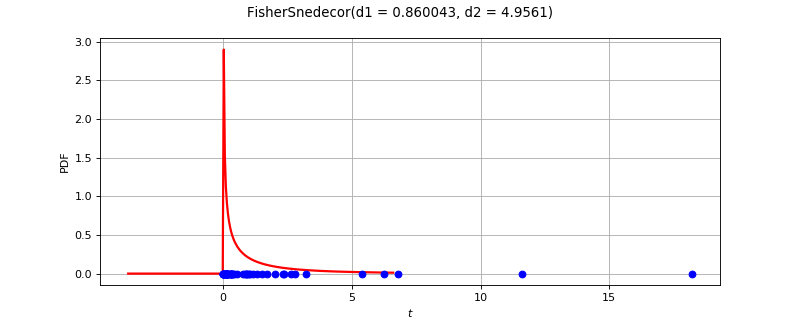

Reproduce this figure in Python.
import openturns as ot
from matplotlib import pyplot as plt
from openturns.viewer import View
ot.RandomGenerator.SetSeed(0)
factory = ot.FisherSnedecorFactory()
ref = factory.build()
dimension = ref.getDimension()
if dimension <= 2:
    sample = ref.getSample(50)
    distribution = factory.build(sample)
    if dimension == 1:
        distribution.setDescription(['$t$'])
        pdf_graph = distribution.drawPDF(256)
        cloud = ot.Cloud(sample, ot.NumericalSample(sample.getSize(), 1))
        cloud.setColor('blue')
        cloud.setPointStyle('fcircle')
        pdf_graph.add(cloud)
        fig = plt.figure(figsize=(10, 4))
        plt.suptitle(str(distribution))
        pdf_axis = fig.add_subplot(111)
        View(pdf_graph, figure=fig, axes=[pdf_axis], add_legend=False)
    else:
        sample = ref.getSample(500)
        distribution.setDescription(['$t_0$', '$t_1$'])
        pdf_graph = distribution.drawPDF([256]*2)
        cloud = ot.Cloud(sample)
        cloud.setColor('red')
        cloud.setPointStyle('fcircle')
        pdf_graph.add(cloud)
        fig = plt.figure(figsize=(10, 4))
        plt.suptitle(str(distribution))
        pdf_axis = fig.add_subplot(111)
        View(pdf_graph, figure=fig, axes=[pdf_axis], add_legend=False)
